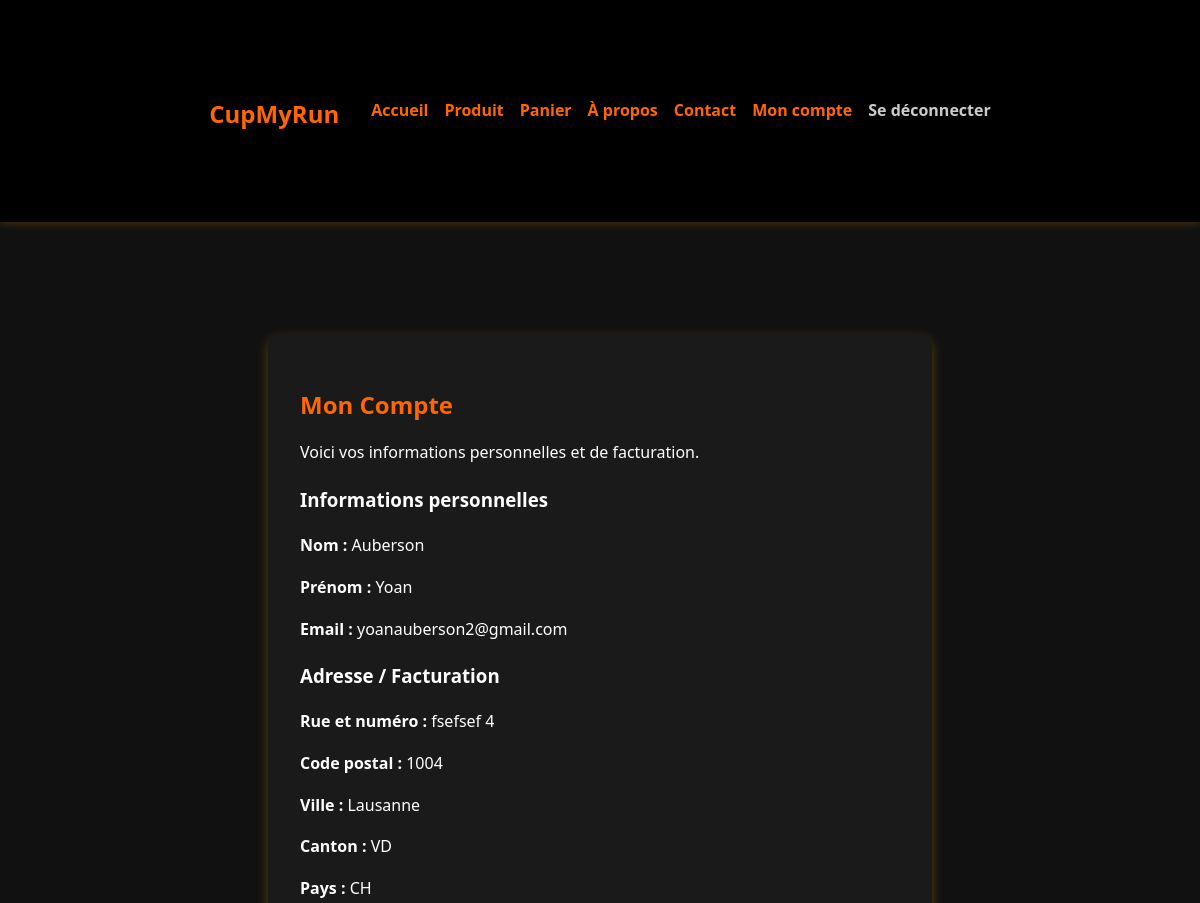
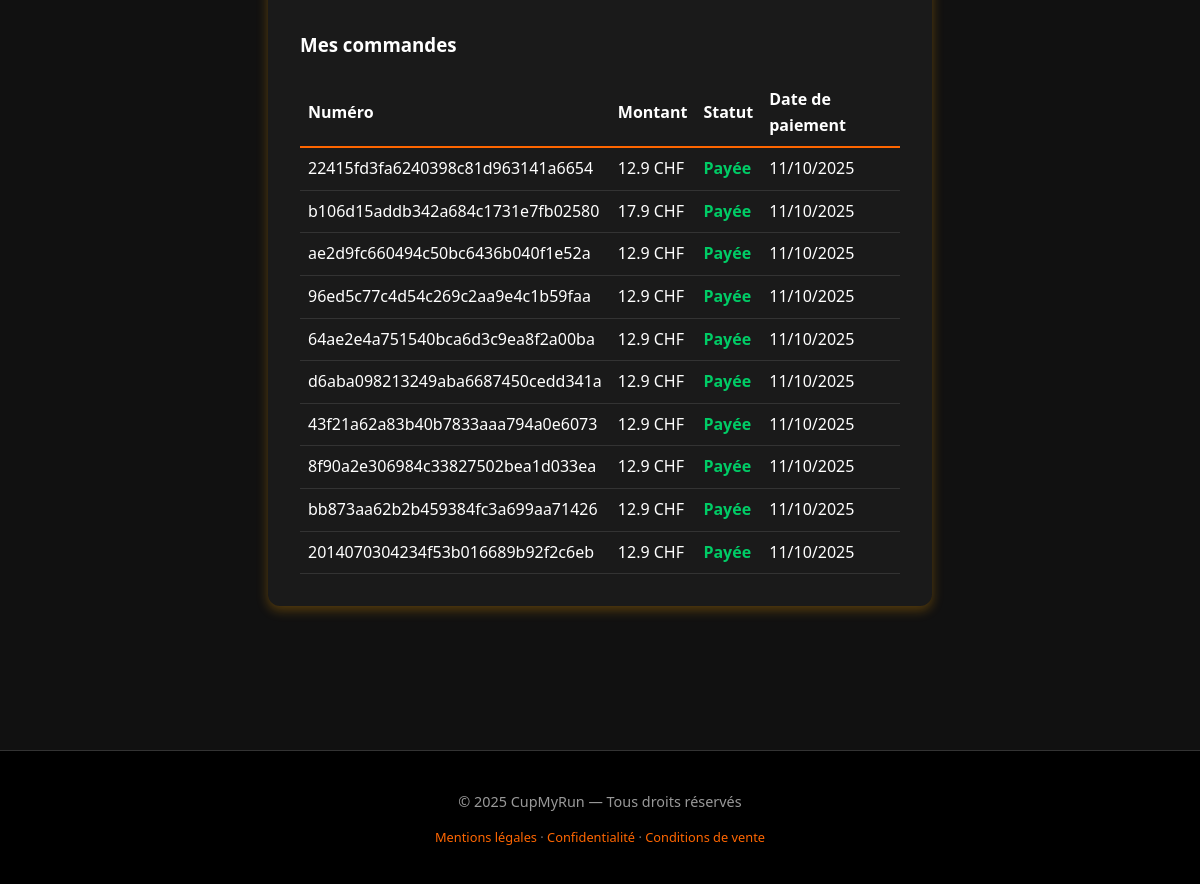
The page /compte (signed in) on the database its author committed (2 pictures, top to bottom).
### models/db_database.py (models this page shows, shortened)
class User(db.Model):
    __tablename__ = "users"
    id = db.Column(db.Integer, primary_key=True)
    first_name = db.Column(db.String(50), nullable=False)
    last_name = db.Column(db.String(50), nullable=False)
    email = db.Column(db.String(150), unique=True, nullable=False)
    password = db.Column(db.String(200), nullable=True)  # 🔑 mot de passe haché
    created_at = db.Column(db.DateTime, default=datetime.utcnow)
    strava_access_token = db.Column(db.String(255), nullable=True)
    strava_refresh_token = db.Column(db.String(255), nullable=True)
    strava_token_expires_at = db.Column(db.Integer, nullable=True)  # timestamp Unix
    orders = db.relationship("Order", backref="user", lazy=True)
    billing_info = db.relationship("BillingInfo", backref="user", uselist=False, lazy=True)

class BillingInfo(db.Model):
    __tablename__ = "billing_info"
    id = db.Column(db.Integer, primary_key=True)
    user_id = db.Column(db.Integer, db.ForeignKey("users.id"), nullable=False, unique=True)
    first_name = db.Column(db.String(50), nullable=False)
    last_name = db.Column(db.String(50), nullable=False)
    email = db.Column(db.String(150), nullable=False)
    street = db.Column(db.String(100))
    postal_code = db.Column(db.String(10))
    city = db.Column(db.String(50))
    region = db.Column(db.String(10))   # canton
    country = db.Column(db.String(10))  # ex: CH
    updated_at = db.Column(db.DateTime, default=datetime.utcnow, onupdate=datetime.utcnow)

class Order(db.Model):
    __tablename__ = "orders"
    id = db.Column(db.Integer, primary_key=True)
    order_number = db.Column(db.String(64), unique=True, nullable=False)
    user_id = db.Column(db.Integer, db.ForeignKey("users.id"), nullable=True)
    amount = db.Column(db.Float, nullable=False)
    currency = db.Column(db.String(10), nullable=False, default="CHF")
    status = db.Column(db.String(20), nullable=False, default="pending")
    payment_date = db.Column(db.DateTime)
    created_at = db.Column(db.DateTime, default=datetime.utcnow)
    billing_first_name = db.Column(db.String(50))
    billing_last_name = db.Column(db.String(50))
    billing_email = db.Column(db.String(150))
    billing_street = db.Column(db.String(100))
    billing_postal_code = db.Column(db.String(10))
    billing_city = db.Column(db.String(50))
    billing_region = db.Column(db.String(10))
    billing_country = db.Column(db.String(10))
    processed = db.Column(db.Boolean, default=False)  # <-- ajouter cette colonne
    photos = db.relationship("OrderPhoto", backref="order", lazy=True)

### routes/auth.py (the view)
@auth_bp.route("/compte")
def compte():
    if "user_id" not in session:
        return redirect(url_for("auth.login"))
    user = User.query.get(session["user_id"])
    if not user:
        return redirect(url_for("auth.login"))
    orders = Order.query.filter_by(user_id=user.id).order_by(Order.created_at.desc()).all()
    return render_template("compte.html", user=user, orders=orders)

### app.py (called while the page is built, shortened)
@app.before_request
def check_session_timeout():
    now = datetime.utcnow()
    last_active = session.get("last_active_at")
    if "user_id" in session or "guest_billing" in session:
        session["last_active_at"] = now.strftime("%Y-%m-%d %H:%M:%S")

@app.before_request
def init_strava_stats():
    try:
        total = StravaService.recalculate_connected_count()
    except Exception as e:
        print(f"⚠️ Erreur au recalcul du compteur Strava au démarrage : {e}")

### services/strava_service.py (called while the page is built)
    @staticmethod
    def recalculate_connected_count():
        from models.db_database import AppStats, User, GuestStravaSession
        now = time.time()
        users_connected = User.query.filter(
            User.strava_access_token.isnot(None),
            User.strava_access_token != "",
            User.strava_token_expires_at > now
        ).count()
        guests_connected = GuestStravaSession.query.filter(
            GuestStravaSession.strava_token_expires_at > now
        ).count()
        total = users_connected + guests_connected
        stats = AppStats.query.first()
        if not stats:
            stats = AppStats(strava_connected_count=total)
            db.session.add(stats)
        else:
            stats.strava_connected_count = total
        db.session.commit()
        return total

### templates/compte.html (shortened to what this page needs)
{% extends "base.html" %}
{% block content %}
<div class="container">
    <div class="account-card">
        <h2>Mon Compte</h2>
        <p>Voici vos informations personnelles et de facturation.</p>
        <h3>Informations personnelles</h3>
        <p><strong>Nom :</strong> {{ user.last_name }} </p>
        <p><strong>Prénom :</strong> {{ user.first_name }} </p>
        <p><strong>Email :</strong> {{ user.email }}</p>
        <h3>Adresse / Facturation</h3>
        {% if user.billing_info %}
        <p><strong>Rue et numéro :</strong> {{ user.billing_info.street or '-' }}</p>
        <p><strong>Code postal :</strong> {{ user.billing_info.postal_code or '-' }}</p>
        <p><strong>Ville :</strong> {{ user.billing_info.city or '-' }}</p>
        <p><strong>Canton :</strong> {{ user.billing_info.region or '-' }}</p>
        <p><strong>Pays :</strong> {{ user.billing_info.country or '-' }}</p>
        {% else %}
        <p>Aucune information de facturation renseignée.</p>
        {% endif %}
        <h3 style="margin-top: 2rem;">Mes commandes</h3>
        {% if orders %}
        <table style="width: 100%; border-collapse: collapse; margin-top: 1rem;">
            <thead>
                <tr>
                    <th style="text-align: left; padding: 0.5rem; border-bottom: 2px solid #ff6600;">Numéro</th>
                    <th style="text-align: left; padding: 0.5rem; border-bottom: 2px solid #ff6600;">Montant</th>
                    <th style="text-align: left; padding: 0.5rem; border-bottom: 2px solid #ff6600;">Statut</th>
                    <th style="text-align: left; padding: 0.5rem; border-bottom: 2px solid #ff6600;">Date de paiement</th>
                </tr>
            </thead>
            <tbody>
                {% for order in orders %}
                <tr style="border-bottom: 1px solid #333;">
                    <td style="padding: 0.5rem;">{{ order.order_number }}</td>
                    <td style="padding: 0.5rem;">{{ order.amount }} {{ order.currency }}</td>
                    <td style="padding: 0.5rem;">
                        {% if order.status == "paid" %}
                        <span style="color: #00cc66; font-weight: bold;">Payée</span>
                        {% elif order.status == "pending" %}
                        <span style="color: #ff8800; font-weight: bold;">En attente</span>
                        {% elif order.status == "failed" %}
                        <span style="color: #ff3300; font-weight: bold;">Échouée</span>
                        {% elif order.status == "canceled" %}
                        <span style="color: #999; font-weight: bold;">Annulée</span>
                        {% else %}
                        <span>{{ order.status }}</span>
                        {% endif %}
                    </td>
                    <td style="padding: 0.5rem;">
                        {% if order.payment_date %}
                        {{ order.payment_date.strftime('%d/%m/%Y') }}
                        {% else %}
                        -
                        {% endif %}
                    </td>
                </tr>
                {% endfor %}
            </tbody>
        </table>
        {% else %}
        <p>Aucune commande pour le moment.</p>
        {% endif %}
    </div>
</div>
{% endblock %}

### templates/base.html (shortened to what this page needs)
<!doctype html>
<html lang="fr">
<head>
    <link rel="stylesheet" href="{{ url_for('static', filename='style.css') }}">
    <link rel="stylesheet" href="{{ url_for('static', filename='mobile.css') }}" media="screen and (max-width: 768px)">
</head>
<body>
    <header>
        <div class="container header-inner">
            <h1 class="logo"><a href="{{ url_for('home') }}">CupMyRun</a></h1>
            <nav>
                <a href="{{ url_for('home') }}" class="{{ 'active' if request.path == url_for('home') else '' }}">Accueil</a>
                <a href="{{ url_for('gobelet') }}" class="{{ 'active' if request.path == url_for('gobelet') else '' }}">Produit</a>
                <a href="{{ url_for('cart_view') }}" class="{{ 'active' if request.path == url_for('cart_view') else '' }}">Panier</a>
                <a href="{{ url_for('about') }}" class="{{ 'active' if request.path == url_for('about') else '' }}">À propos</a>
                <a href="{{ url_for('contact') }}" class="{{ 'active' if request.path == url_for('contact') else '' }}">Contact</a>
                {% if session.get('user_id') %}
                <a href="{{ url_for('auth.compte') }}">Mon compte</a>
                <a href="{{ url_for('auth.logout') }}" class="logout-btn">Se déconnecter</a>
                {% else %}
                <a href="{{ url_for('auth.login') }}">Connexion</a>
                <a href="{{ url_for('auth.register') }}">Inscription</a>
                {% endif %}
            </nav>
        </div>
    </header>
    <main>
        {% block content %}{% endblock %}
    </main>
    <footer>
        <p>&copy; {{ 2025 }} CupMyRun — Tous droits réservés</p>
        <p style="font-size:0.8rem; color:#777;">
            <a href="{{ url_for('mentions') }}" style="color:#ff6600; text-decoration:none;">Mentions légales</a> ·
            <a href="{{ url_for('confidentialite') }}" style="color:#ff6600; text-decoration:none;">Confidentialité</a> ·
            <a href="{{ url_for('conditions') }}" style="color:#ff6600; text-decoration:none;">Conditions de vente</a>
        </p>
    </footer>
</body>
</html>

### static/style.css (style rules this page uses)
body { font-family: 'Segoe UI', system-ui, sans-serif; margin: 0; padding: 0; line-height: 1.6; background-color: #111; color: #fff; transition: background 0.3s ease; }
header { background: #000; color: #ff6600; padding: 1rem 2rem; box-shadow: 0 2px 8px rgba(255, 165, 0, 0.2); display: flex; justify-content: space-between; align-items: center; }
nav { display: flex; flex-wrap: wrap; gap: 1rem; }
nav a { color: #ff6600; text-decoration: none; font-weight: 600; transition: color 0.3s ease; }
main { padding: 2rem 1.5rem; }
footer { background: #000; color: #999; text-align: center; padding: 1rem; margin-top: 2rem; font-size: 0.9rem; border-top: 1px solid #333; }
.container { display: flex; flex-wrap: wrap; gap: 2rem; max-width: 1000px; margin: 2rem auto; padding: 1rem; }
.container { animation: fadeInUp 0.8s ease-out both; }
.account-card { background: #1a1a1a; color: #fff; padding: 2rem; border-radius: 12px; box-shadow: 0 4px 12px rgba(255, 165, 0, 0.3); max-width: 600px; margin: 2rem auto; }
.account-card h2 { color: #ff6600; margin-bottom: 1rem; }
.account-card p { font-size: 1rem; margin-bottom: 0.8rem; }
.header-inner { display: flex; justify-content: space-between; align-items: center; flex-wrap: wrap; }
.logo a { text-decoration: none; color: #ff6600; font-weight: bold; font-size: 1.5rem; }
.logout-btn { color: #ccc; }
footer { background: #000; color: #999; text-align: center; padding: 1.5rem 1rem; font-size: 0.9rem; border-top: 1px solid #333; }
footer a { color: #ff6600; text-decoration: none; }

### static/mobile.css (style rules this page uses)
.container, .product-page, .form-box, .product-info, .account-card { flex-direction: column; padding: 1rem; width: 100%; }
h1, h2 { font-size: 1.5rem; }
footer { font-size: 0.9rem; }

### rows shown on the page
User: last_name "Auberson", first_name "Yoan", email "yoanauberson2@gmail.com"
BillingInfo: billing_info "fsefsef 4", billing_info "1004", billing_info "Lausanne", billing_info "VD", billing_info "CH"
Order: order_number "22415fd3fa6240398c81d963141a6654", amount "12.9", currency "CHF", status "Payée", payment_date "11/10/2025"
Order: order_number "b106d15addb342a684c1731e7fb02580", amount "17.9", currency "CHF", status "Payée", payment_date "11/10/2025"
Order: order_number "ae2d9fc660494c50bc6436b040f1e52a", amount "12.9", currency "CHF", status "Payée", payment_date "11/10/2025"
Order: order_number "96ed5c77c4d54c269c2aa9e4c1b59faa", amount "12.9", currency "CHF", status "Payée", payment_date "11/10/2025"
Order: order_number "64ae2e4a751540bca6d3c9ea8f2a00ba", amount "12.9", currency "CHF", status "Payée", payment_date "11/10/2025"
Order: order_number "d6aba098213249aba6687450cedd341a", amount "12.9", currency "CHF", status "Payée", payment_date "11/10/2025"
Order: order_number "43f21a62a83b40b7833aaa794a0e6073", amount "12.9", currency "CHF", status "Payée", payment_date "11/10/2025"
Order: order_number "8f90a2e306984c33827502bea1d033ea", amount "12.9", currency "CHF", status "Payée", payment_date "11/10/2025"
Order: order_number "bb873aa62b2b459384fc3a699aa71426", amount "12.9", currency "CHF", status "Payée", payment_date "11/10/2025"
Order: order_number "2014070304234f53b016689b92f2c6eb", amount "12.9", currency "CHF", status "Payée", payment_date "11/10/2025"

### other values the page prints
{{ 2025 }} "2025"
